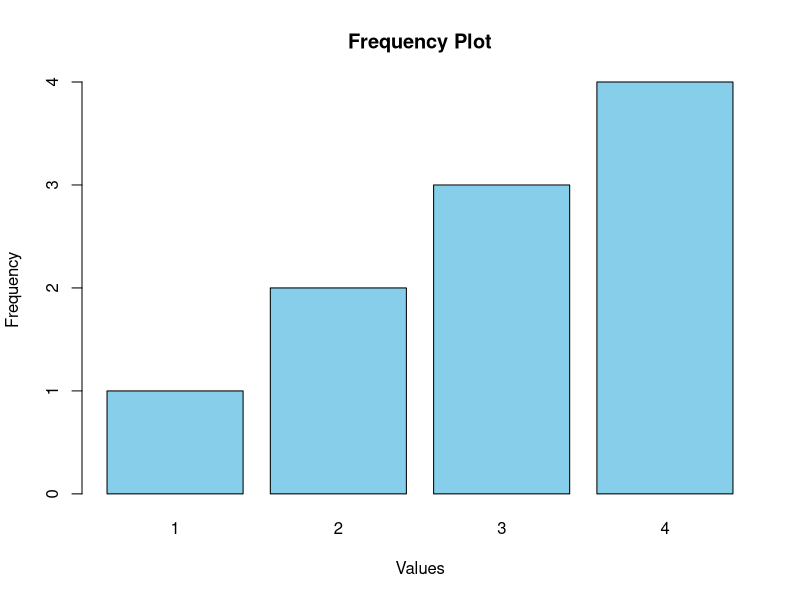

The R source for this figure:
# QUESTION 1
# User-defined function to plot frequencies
plot_frequencies <- function(data_vector) {
  freq_table <- table(data_vector)  # Calculate frequencies
  print(freq_table)                 # Print frequency table
  barplot(freq_table, 
          main = "Frequency Plot", 
          xlab = "Values", 
          ylab = "Frequency", 
          col = "skyblue")
}
# QUESTION 2
# Example usage
sample_data <- c(1,2,2,3,3,3,4,4,4,4)
plot_frequencies(sample_data)
# QUESTION 3
# Simulate coin toss
simulate_coin <- function(trials) {
  tosses <- sample(c("H", "T"), size = trials, replace = TRUE)
  prob_heads <- sum(tosses == "H") / trials
  return(prob_heads)
}

# Compare observed probabilities with increasing sample sizes
sample_sizes <- c(10, 50, 100, 500, 1000, 5000)
observed_probs <- sapply(sample_sizes, simulate_coin)

# Create a table
result <- data.frame(Sample_Size = sample_sizes, Observed_Prob_Heads = observed_probs)
print(result)
